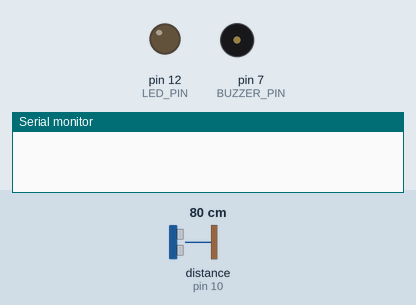
Recording of a sketch running on a simulated Arduino Uno, built with avr-gcc and run on an emulated ATmega328P. Parts: output pins drawn as LEDs (lit = HIGH), buzzer (waves = sounding), the last lines printed to the serial monitor. Wiring (inferred from the names in the program): ultrasonic range finder: trigger pin 11; echo pin 10. Dashed ring = blinking. Inputs (shaded band) come from the test bench; at power-on: distance to the obstacle (sensor on pin 10) 80 cm. The echo pulse lasts 58.3 µs per cm; pins used as bus, display or sensor lines are not drawn.

Above: at 1.2 s.
1.3 s: distance to the obstacle (sensor on pin 10) set to 44 cm
2.8 s: distance to the obstacle (sensor on pin 10) set to 36 cm
At 3.2 s:
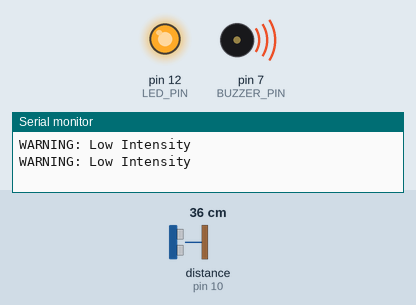
4.3 s: distance to the obstacle (sensor on pin 10) set to 17 cm
5.8 s: distance to the obstacle (sensor on pin 10) set to 14 cm
At 6.06 s:
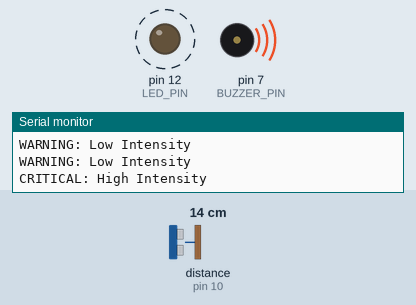
8.8 s: distance to the obstacle (sensor on pin 10) set to 18 cm
At 9.6 s:
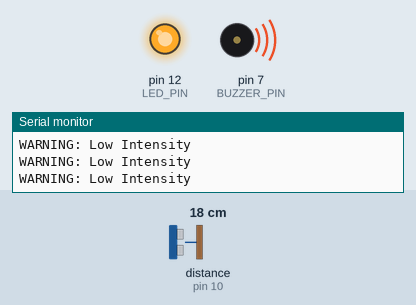
10.4 s: distance to the obstacle (sensor on pin 10) set to 2 cm
At 10.69 s:
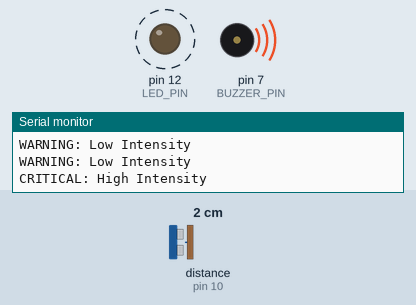
Timing chart, 0 to 14.4 s (numbered marks = the images above; inputs shaded):
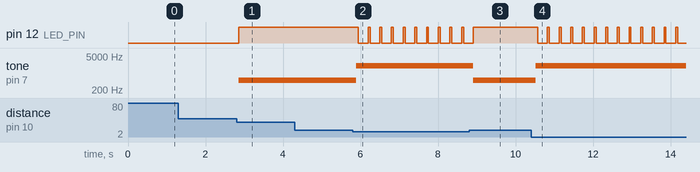

The sketch:

Ultrasonic_Security_Module.ino
```cpp
const int TRIG_PIN = 11;
const int ECHO_PIN = 10;
const int BUZZER_PIN = 7;
const int LED_PIN = 12;

void setup() {
  Serial.begin(9600);
  pinMode(TRIG_PIN, OUTPUT);
  pinMode(ECHO_PIN, INPUT);
  pinMode(BUZZER_PIN, OUTPUT);
  pinMode(LED_PIN, OUTPUT);
}

void loop() {
  digitalWrite(TRIG_PIN, LOW);
  delayMicroseconds(2);
  digitalWrite(TRIG_PIN, HIGH);
  delayMicroseconds(10);
  digitalWrite(TRIG_PIN, LOW);

  long duration = pulseIn(ECHO_PIN, HIGH);
  int distance = duration * 0.034 / 2;

  if (distance > 0 && distance < 15) {
    // CRITICAL ZONE: High Pitch + Fast Blinking
    tone(BUZZER_PIN, 2000);
    digitalWrite(LED_PIN, HIGH);
    delay(50);
    digitalWrite(LED_PIN, LOW);
    delay(50);
    Serial.println("CRITICAL: High Intensity");
  }
  else if (distance >= 15 && distance < 40) {
    // WARNING ZONE: Low Pitch + Solid LED
    tone(BUZZER_PIN, 500);
    digitalWrite(LED_PIN, HIGH);
    Serial.println("WARNING: Low Intensity");
  }
  else {
    // CLEAR: Off
    noTone(BUZZER_PIN);
    digitalWrite(LED_PIN, LOW);
  }

  delay(200);
}
```

Measured:
- the behaviour switches between 41 and 40 cm on distance to the obstacle (sensor on pin 10) (found by bisection; images 0 and 1)
- the behaviour switches between 16 and 15 cm on distance to the obstacle (sensor on pin 10) (found by bisection; images 1 and 2)
- after the input at 1.3 s, every drawn part: stays the same
- after the input at 2.8 s, pin 12 (LED_PIN): LOW → HIGH after 0.06 s; tone on pin 7 (BUZZER_PIN): silent → 500 Hz after 0.06 s
- after the input at 5.8 s, pin 12 (LED_PIN): alternates HIGH for 0.05 s and LOW for 0.25 s, starting after 0.14 s; tone on pin 7 (BUZZER_PIN): 500 Hz → 2000 Hz after 0.09 s
- after the input at 8.8 s, pin 12 (LED_PIN): goes on until 8.9 s, then stays HIGH; tone on pin 7 (BUZZER_PIN): 2000 Hz → 500 Hz after 0.11 s
- after the input at 10.4 s, pin 12 (LED_PIN): alternates HIGH for 0.05 s and LOW for 0.25 s, starting after 0.17 s; tone on pin 7 (BUZZER_PIN): 500 Hz → 2000 Hz after 0.12 s
